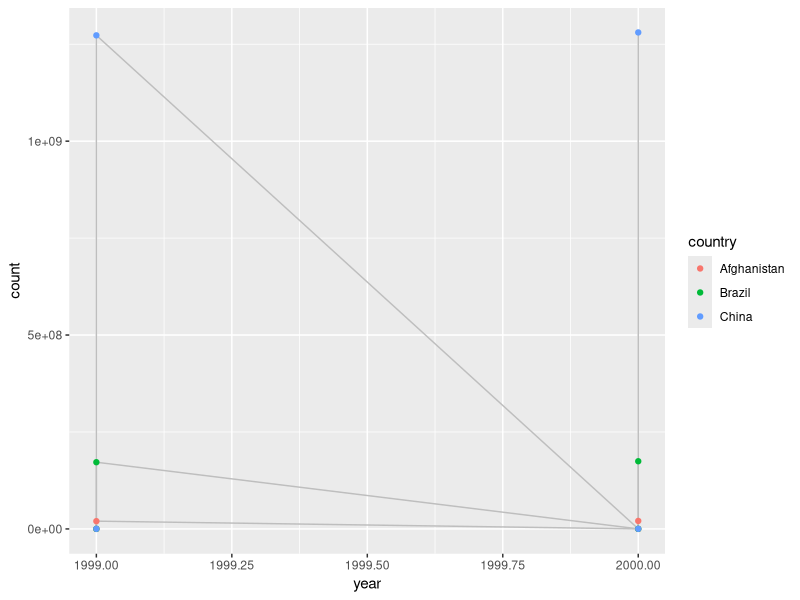

Reproduce this figure in R.
## ---- chunk 1
library(tidyverse)
## ---- chunk 2
# Cada fila es una combinación de country - year con las variables 
# cases y population.

table1
## ---- chunk 3
# Cada fila es una combinación de country, year, y una variable "type" 
# con valores ("cases","population") , y otra variable count con el valor 
# numérico de la anterior.
table2
## ---- chunk 4
# Cada fila es una combinación de country - year con las variables rate en 
# formato string.

table3
## ---- chunk 5
# Tabla de los cases:
table4a

# Tabla de los population:
table4b
## ---- chunk 6
# Cada fila es una combinación de country - (con la separación de year en 
# century y year) con las variables rate en formato string.
table5
## ---- chunk 7
table2
tb2_cases <-filter(table2, type=="cases")[["count"]]
tb2_country <-filter(table2, type=="cases")[["country"]]
tb2_year <-filter(table2, type=="cases")[["year"]]
tb2_population <-filter(table2, type=="population")[["count"]]

table2_clean <- tibble(country = tb2_country,
                       year = tb2_year,
                       rate = tb2_cases/tb2_population)
table2_clean
## ---- chunk 8
tidy4a <- table4a %>%
  pivot_longer(c(`1999`, `2000`), names_to = "year", values_to = "cases")

tidy4b <- table4b %>%
  pivot_longer(c(`1999`, `2000`), names_to = "year", values_to = "population")

left_join(tidy4a, tidy4b) %>% 
  mutate(rate = cases / population)
## ---- chunk 9
table2 %>%
  ggplot(aes(year, count)) + 
  geom_line(aes(group = country), color = "grey") + 
  geom_point(aes(color = country))
## ---- chunk 10
roi <-tibble(year =c(rep(2016,4),rep(2017,4), 2018),
             quarter =c(rep(c(1,2,3,4),2),1),
             return =rnorm(9, mean = 0.5, sd = 1))

roi %>% 
  spread(year, return) %>% 
  gather("year", "return", '2016':'2018')
## ---- chunk 11
people <- tribble(
  ~name,         ~key,   ~value,
  #-------------|-------|-------
  "Juan Gabriel", "age",     18,
  "Juan Gabriel", "weight",  58,
  "Juan Gabriel", "age",     30,
  "Juan Gabriel", "weight",  71,
  "Ricardo",      "age",     55,
  "Ricardo",      "age",     75
)
## ---- chunk 12
pregnancy <- tribble(
  ~pregnant, ~male, ~female,
  #--------|------|---------
  "yes",    NA,    32,
  "no",     85,    43
)
## ---- chunk 13
pregnancy %>%
  gather("male", "female", key = sex, value = count)  %>%
  mutate(pregnant = (pregnant == "yes"),
         female = (sex == "female")) %>%
  select(-sex)
## ---- chunk 14
pregnancy %>% 
  pivot_longer(c("male", "female"), 
               names_to = "sex", values_to = "count")

pregnancy %>% 
  pivot_longer(c("male", "female"), 
               names_to = "sex", values_to = "count") %>%
  mutate(pregnant = (pregnant == "yes"),
         female = (sex == "female")) %>%
  select(-sex) # Seleccionar todas - la variable sex
## ---- chunk 15
tibble(x =c("a,b,c", "d,e,f,g","h,i,j")) %>%
  separate(x,c("x", "y", "z"))

tibble(x =c("a,b,c", "d,e","f,g,h")) %>%
  separate(x,c("x", "y", "z"))
## ---- chunk 16
tibble(x =c("a,b,c", "d,e,f,g","h,i,j")) %>%
  separate(x,c("x", "y", "z"), extra = "drop")

tibble(x =c("a,b,c", "d,e","f,g,h")) %>%
  separate(x,c("x", "y", "z"), fill = "left")
## ---- chunk 17
# Ejemplos

tibble(x =c("a,b,c", "d,e","f,g,h")) %>%
  separate(x,c("x", "y", "z"), fill = "left")

tibble(x =c("a,b,c", "d,e","f,g,h")) %>%
  separate(x,c("x", "y", "z"), fill = "right")
